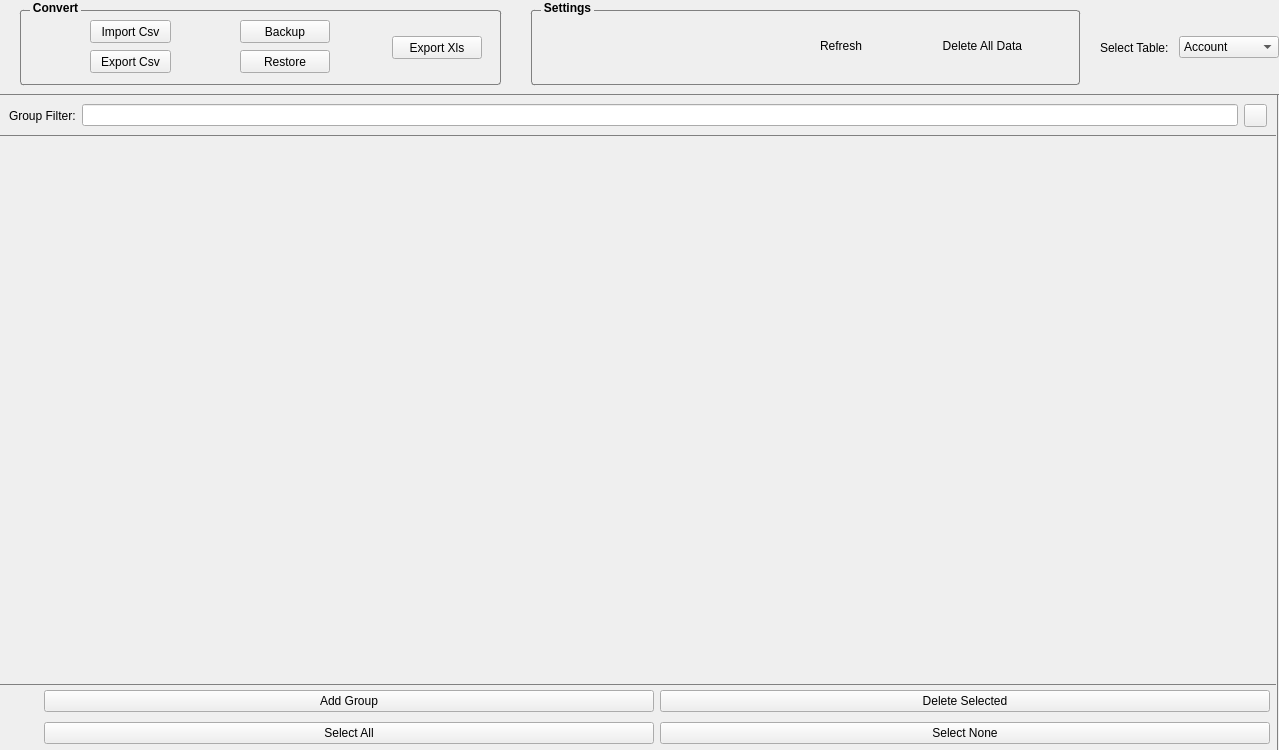
<?xml version="1.0" encoding="UTF-8"?>
<ui version="4.0">
 <class>DatabaseAdmin</class>
 <widget class="QWidget" name="DatabaseAdmin">
  <property name="geometry">
   <rect>
    <x>0</x>
    <y>0</y>
    <width>1250</width>
    <height>750</height>
   </rect>
  </property>
  <property name="windowTitle">
   <string>Database Manager</string>
  </property>
  <layout class="QVBoxLayout" name="verticalLayout_2">
   <property name="spacing">
    <number>0</number>
   </property>
   <property name="leftMargin">
    <number>0</number>
   </property>
   <property name="topMargin">
    <number>0</number>
   </property>
   <property name="rightMargin">
    <number>0</number>
   </property>
   <property name="bottomMargin">
    <number>0</number>
   </property>
   <item>
    <layout class="QVBoxLayout" name="verticalLayout">
     <property name="spacing">
      <number>0</number>
     </property>
     <item>
      <widget class="QWidget" name="DockUp" native="true">
       <property name="minimumSize">
        <size>
         <width>0</width>
         <height>45</height>
        </size>
       </property>
       <property name="maximumSize">
        <size>
         <width>16777215</width>
         <height>120</height>
        </size>
       </property>
       <property name="styleSheet">
        <string notr="true">#DockUp
{
	border-bottom:1px solid gray;

}</string>
       </property>
       <layout class="QHBoxLayout" name="horizontalLayout">
        <property name="spacing">
         <number>10</number>
        </property>
        <property name="leftMargin">
         <number>10</number>
        </property>
        <property name="topMargin">
         <number>0</number>
        </property>
        <property name="rightMargin">
         <number>0</number>
        </property>
        <property name="bottomMargin">
         <number>0</number>
        </property>
        <item>
         <widget class="QGroupBox" name="groupBox">
          <property name="minimumSize">
           <size>
            <width>501</width>
            <height>95</height>
           </size>
          </property>
          <property name="maximumSize">
           <size>
            <width>531</width>
            <height>95</height>
           </size>
          </property>
          <property name="styleSheet">
           <string notr="true">QGroupBox {
   border: 1px solid gray;
   border-radius: 3px;
   margin: 10px;
   padding: 0px;
   font-weight: bold;
}
QGroupBox::title {
     subcontrol-origin: margin;
     subcontrol-position: top left; 
   padding:1px;
   left: 20px;
 }
QGroupBox::indicator:checked {
     image: url(:/engine/images/Types/FixedNumber.png);
width:34px;
height:34px;
 }
QGroupBox::indicator:unchecked
{
	image: url(:/engine/images/stop_small.png);
 }</string>
          </property>
          <property name="title">
           <string>Convert</string>
          </property>
          <widget class="QPushButton" name="ImportCsv">
           <property name="geometry">
            <rect>
             <x>80</x>
             <y>20</y>
             <width>81</width>
             <height>23</height>
            </rect>
           </property>
           <property name="text">
            <string>Import Csv</string>
           </property>
          </widget>
          <widget class="QPushButton" name="ExportCsv">
           <property name="geometry">
            <rect>
             <x>80</x>
             <y>50</y>
             <width>81</width>
             <height>23</height>
            </rect>
           </property>
           <property name="text">
            <string>Export Csv</string>
           </property>
          </widget>
          <widget class="QLabel" name="label_2">
           <property name="geometry">
            <rect>
             <x>30</x>
             <y>30</y>
             <width>32</width>
             <height>32</height>
            </rect>
           </property>
           <property name="text">
            <string/>
           </property>
           <property name="pixmap">
            <pixmap resource="engine.qrc">:/engine/images/csv.png</pixmap>
           </property>
           <property name="scaledContents">
            <bool>false</bool>
           </property>
          </widget>
          <widget class="QLabel" name="label_3">
           <property name="geometry">
            <rect>
             <x>180</x>
             <y>30</y>
             <width>32</width>
             <height>32</height>
            </rect>
           </property>
           <property name="text">
            <string/>
           </property>
           <property name="pixmap">
            <pixmap resource="engine.qrc">:/engine/images/sql.png</pixmap>
           </property>
           <property name="scaledContents">
            <bool>false</bool>
           </property>
          </widget>
          <widget class="QPushButton" name="Backup">
           <property name="geometry">
            <rect>
             <x>230</x>
             <y>20</y>
             <width>90</width>
             <height>23</height>
            </rect>
           </property>
           <property name="text">
            <string>Backup</string>
           </property>
          </widget>
          <widget class="QPushButton" name="Restore">
           <property name="geometry">
            <rect>
             <x>230</x>
             <y>50</y>
             <width>90</width>
             <height>23</height>
            </rect>
           </property>
           <property name="text">
            <string>Restore</string>
           </property>
          </widget>
          <widget class="QLabel" name="label_4">
           <property name="geometry">
            <rect>
             <x>340</x>
             <y>30</y>
             <width>32</width>
             <height>32</height>
            </rect>
           </property>
           <property name="text">
            <string/>
           </property>
           <property name="pixmap">
            <pixmap resource="engine.qrc">:/engine/images/xls.png</pixmap>
           </property>
           <property name="scaledContents">
            <bool>false</bool>
           </property>
          </widget>
          <widget class="QPushButton" name="ExportXls">
           <property name="geometry">
            <rect>
             <x>382</x>
             <y>36</y>
             <width>90</width>
             <height>23</height>
            </rect>
           </property>
           <property name="text">
            <string>Export Xls</string>
           </property>
          </widget>
         </widget>
        </item>
        <item>
         <widget class="QGroupBox" name="groupBox_2">
          <property name="minimumSize">
           <size>
            <width>569</width>
            <height>95</height>
           </size>
          </property>
          <property name="maximumSize">
           <size>
            <width>241</width>
            <height>95</height>
           </size>
          </property>
          <property name="styleSheet">
           <string notr="true">QGroupBox {
   border: 1px solid gray;
   border-radius: 3px;
   margin: 10px;
   padding: 0px;
   font-weight: bold;
}
QGroupBox::title {
     subcontrol-origin: margin;
     subcontrol-position: top left; 
   padding:1px;
   left: 20px;
 }
QGroupBox::indicator:checked {
     image: url(:/engine/images/Types/FixedNumber.png);
width:34px;
height:34px;
 }
QGroupBox::indicator:unchecked
{
	image: url(:/engine/images/stop_small.png);
 }</string>
          </property>
          <property name="title">
           <string>Settings</string>
          </property>
          <widget class="QLabel" name="label_6">
           <property name="geometry">
            <rect>
             <x>270</x>
             <y>30</y>
             <width>71</width>
             <height>31</height>
            </rect>
           </property>
           <property name="text">
            <string>Refresh</string>
           </property>
           <property name="alignment">
            <set>Qt::AlignRight|Qt::AlignTrailing|Qt::AlignVCenter</set>
           </property>
          </widget>
          <widget class="QPushButton" name="RefreshButton">
           <property name="geometry">
            <rect>
             <x>350</x>
             <y>30</y>
             <width>31</width>
             <height>31</height>
            </rect>
           </property>
           <property name="text">
            <string/>
           </property>
           <property name="icon">
            <iconset resource="engine.qrc">
             <normaloff>:/engine/images/refresh.png</normaloff>:/engine/images/refresh.png</iconset>
           </property>
           <property name="iconSize">
            <size>
             <width>32</width>
             <height>32</height>
            </size>
           </property>
           <property name="flat">
            <bool>true</bool>
           </property>
          </widget>
          <widget class="QPushButton" name="DeleteAllButton">
           <property name="geometry">
            <rect>
             <x>510</x>
             <y>30</y>
             <width>31</width>
             <height>31</height>
            </rect>
           </property>
           <property name="text">
            <string/>
           </property>
           <property name="icon">
            <iconset resource="engine.qrc">
             <normaloff>:/engine/images/delete_all.png</normaloff>:/engine/images/delete_all.png</iconset>
           </property>
           <property name="iconSize">
            <size>
             <width>32</width>
             <height>32</height>
            </size>
           </property>
           <property name="flat">
            <bool>true</bool>
           </property>
          </widget>
          <widget class="QLabel" name="label_7">
           <property name="geometry">
            <rect>
             <x>400</x>
             <y>30</y>
             <width>101</width>
             <height>31</height>
            </rect>
           </property>
           <property name="text">
            <string>Delete All Data</string>
           </property>
           <property name="alignment">
            <set>Qt::AlignRight|Qt::AlignTrailing|Qt::AlignVCenter</set>
           </property>
          </widget>
         </widget>
        </item>
        <item>
         <widget class="QLabel" name="label">
          <property name="text">
           <string>Select Table:</string>
          </property>
         </widget>
        </item>
        <item>
         <widget class="QComboBox" name="Tables">
          <property name="minimumSize">
           <size>
            <width>100</width>
            <height>0</height>
           </size>
          </property>
          <item>
           <property name="text">
            <string>Account</string>
           </property>
          </item>
          <item>
           <property name="text">
            <string>Tweet</string>
           </property>
          </item>
         </widget>
        </item>
        <item>
         <spacer name="horizontalSpacer">
          <property name="orientation">
           <enum>Qt::Horizontal</enum>
          </property>
          <property name="sizeType">
           <enum>QSizePolicy::Expanding</enum>
          </property>
          <property name="sizeHint" stdset="0">
           <size>
            <width>40</width>
            <height>20</height>
           </size>
          </property>
         </spacer>
        </item>
       </layout>
      </widget>
     </item>
     <item>
      <widget class="QWidget" name="widget" native="true">
       <property name="sizePolicy">
        <sizepolicy hsizetype="MinimumExpanding" vsizetype="MinimumExpanding">
         <horstretch>0</horstretch>
         <verstretch>0</verstretch>
        </sizepolicy>
       </property>
       <layout class="QHBoxLayout" name="horizontalLayout_2">
        <property name="spacing">
         <number>0</number>
        </property>
        <property name="leftMargin">
         <number>0</number>
        </property>
        <property name="topMargin">
         <number>0</number>
        </property>
        <property name="rightMargin">
         <number>0</number>
        </property>
        <property name="bottomMargin">
         <number>0</number>
        </property>
        <item>
         <widget class="QSplitter" name="splitter">
          <property name="frameShadow">
           <enum>QFrame::Plain</enum>
          </property>
          <property name="orientation">
           <enum>Qt::Horizontal</enum>
          </property>
          <property name="handleWidth">
           <number>1</number>
          </property>
          <property name="childrenCollapsible">
           <bool>false</bool>
          </property>
          <widget class="QWidget" name="widget_2" native="true">
           <property name="minimumSize">
            <size>
             <width>200</width>
             <height>0</height>
            </size>
           </property>
           <property name="maximumSize">
            <size>
             <width>16777215</width>
             <height>16777215</height>
            </size>
           </property>
           <property name="styleSheet">
            <string notr="true">#widget_2
{
	border-right:1px solid gray;
}</string>
           </property>
           <layout class="QVBoxLayout" name="verticalLayout_3">
            <property name="spacing">
             <number>0</number>
            </property>
            <property name="leftMargin">
             <number>0</number>
            </property>
            <property name="topMargin">
             <number>0</number>
            </property>
            <property name="rightMargin">
             <number>2</number>
            </property>
            <property name="bottomMargin">
             <number>0</number>
            </property>
            <item>
             <widget class="QWidget" name="GroupFilterWidget" native="true">
              <property name="styleSheet">
               <string notr="true">#GroupFilterWidget
{
	border-bottom:1px solid gray;
}</string>
              </property>
              <layout class="QHBoxLayout" name="horizontalLayout_5">
               <item>
                <widget class="QLabel" name="label_16">
                 <property name="text">
                  <string>Group Filter:</string>
                 </property>
                </widget>
               </item>
               <item>
                <widget class="QLineEdit" name="EditGroupFilter">
                 <property name="sizePolicy">
                  <sizepolicy hsizetype="MinimumExpanding" vsizetype="Fixed">
                   <horstretch>0</horstretch>
                   <verstretch>0</verstretch>
                  </sizepolicy>
                 </property>
                </widget>
               </item>
               <item>
                <widget class="QPushButton" name="ClearDatabaseFilter">
                 <property name="sizePolicy">
                  <sizepolicy hsizetype="Minimum" vsizetype="Fixed">
                   <horstretch>0</horstretch>
                   <verstretch>0</verstretch>
                  </sizepolicy>
                 </property>
                 <property name="minimumSize">
                  <size>
                   <width>23</width>
                   <height>23</height>
                  </size>
                 </property>
                 <property name="maximumSize">
                  <size>
                   <width>23</width>
                   <height>23</height>
                  </size>
                 </property>
                 <property name="text">
                  <string/>
                 </property>
                 <property name="icon">
                  <iconset resource="engine.qrc">
                   <normaloff>:/engine/images/clear.png</normaloff>:/engine/images/clear.png</iconset>
                 </property>
                </widget>
               </item>
              </layout>
             </widget>
            </item>
            <item>
             <widget class="QScrollArea" name="scrollArea_2">
              <property name="frameShape">
               <enum>QFrame::NoFrame</enum>
              </property>
              <property name="widgetResizable">
               <bool>true</bool>
              </property>
              <widget class="QWidget" name="GroupsWidgetContent">
               <property name="geometry">
                <rect>
                 <x>0</x>
                 <y>0</y>
                 <width>1309</width>
                 <height>518</height>
                </rect>
               </property>
               <property name="styleSheet">
                <string notr="true"/>
               </property>
               <layout class="QVBoxLayout" name="verticalLayout_4">
                <property name="spacing">
                 <number>0</number>
                </property>
                <property name="leftMargin">
                 <number>0</number>
                </property>
                <property name="topMargin">
                 <number>0</number>
                </property>
                <property name="rightMargin">
                 <number>0</number>
                </property>
                <property name="bottomMargin">
                 <number>0</number>
                </property>
                <item>
                 <layout class="QVBoxLayout" name="GroupsLayout">
                  <property name="spacing">
                   <number>0</number>
                  </property>
                 </layout>
                </item>
                <item>
                 <spacer name="verticalSpacer">
                  <property name="orientation">
                   <enum>Qt::Vertical</enum>
                  </property>
                  <property name="sizeHint" stdset="0">
                   <size>
                    <width>20</width>
                    <height>40</height>
                   </size>
                  </property>
                 </spacer>
                </item>
               </layout>
              </widget>
             </widget>
            </item>
            <item>
             <widget class="QWidget" name="GroupButtonWidget" native="true">
              <property name="styleSheet">
               <string notr="true">#GroupButtonWidget
{
	border-top:1px solid gray;
}</string>
              </property>
              <layout class="QHBoxLayout" name="horizontalLayout_3">
               <property name="spacing">
                <number>6</number>
               </property>
               <property name="leftMargin">
                <number>6</number>
               </property>
               <property name="topMargin">
                <number>6</number>
               </property>
               <property name="rightMargin">
                <number>6</number>
               </property>
               <property name="bottomMargin">
                <number>6</number>
               </property>
               <item>
                <widget class="QPushButton" name="MenuButton">
                 <property name="minimumSize">
                  <size>
                   <width>32</width>
                   <height>32</height>
                  </size>
                 </property>
                 <property name="maximumSize">
                  <size>
                   <width>32</width>
                   <height>32</height>
                  </size>
                 </property>
                 <property name="focusPolicy">
                  <enum>Qt::NoFocus</enum>
                 </property>
                 <property name="text">
                  <string/>
                 </property>
                 <property name="icon">
                  <iconset resource="engine.qrc">
                   <normaloff>:/engine/images/menu.png</normaloff>:/engine/images/menu.png</iconset>
                 </property>
                 <property name="iconSize">
                  <size>
                   <width>32</width>
                   <height>32</height>
                  </size>
                 </property>
                 <property name="flat">
                  <bool>true</bool>
                 </property>
                </widget>
               </item>
               <item>
                <layout class="QGridLayout" name="gridLayout">
                 <property name="verticalSpacing">
                  <number>10</number>
                 </property>
                 <item row="0" column="0">
                  <widget class="QPushButton" name="AddGroup">
                   <property name="sizePolicy">
                    <sizepolicy hsizetype="Preferred" vsizetype="Preferred">
                     <horstretch>0</horstretch>
                     <verstretch>0</verstretch>
                    </sizepolicy>
                   </property>
                   <property name="minimumSize">
                    <size>
                     <width>0</width>
                     <height>0</height>
                    </size>
                   </property>
                   <property name="text">
                    <string>Add Group</string>
                   </property>
                   <property name="icon">
                    <iconset resource="engine.qrc">
                     <normaloff>:/engine/images/crud_create.png</normaloff>:/engine/images/crud_create.png</iconset>
                   </property>
                  </widget>
                 </item>
                 <item row="0" column="1">
                  <widget class="QPushButton" name="DeleteSelectedGroups">
                   <property name="minimumSize">
                    <size>
                     <width>0</width>
                     <height>0</height>
                    </size>
                   </property>
                   <property name="text">
                    <string>Delete Selected</string>
                   </property>
                   <property name="icon">
                    <iconset resource="engine.qrc">
                     <normaloff>:/engine/images/stop.png</normaloff>:/engine/images/stop.png</iconset>
                   </property>
                  </widget>
                 </item>
                 <item row="1" column="0">
                  <widget class="QPushButton" name="SelectAllGroups">
                   <property name="text">
                    <string>Select All</string>
                   </property>
                   <property name="icon">
                    <iconset resource="engine.qrc">
                     <normaloff>:/engine/images/select_all.png</normaloff>:/engine/images/select_all.png</iconset>
                   </property>
                  </widget>
                 </item>
                 <item row="1" column="1">
                  <widget class="QPushButton" name="SelectNoGroups">
                   <property name="text">
                    <string>Select None</string>
                   </property>
                   <property name="icon">
                    <iconset resource="engine.qrc">
                     <normaloff>:/engine/images/select_none.png</normaloff>:/engine/images/select_none.png</iconset>
                   </property>
                  </widget>
                 </item>
                </layout>
               </item>
              </layout>
             </widget>
            </item>
           </layout>
          </widget>
          <widget class="QWidget" name="widget_3" native="true">
           <property name="sizePolicy">
            <sizepolicy hsizetype="MinimumExpanding" vsizetype="MinimumExpanding">
             <horstretch>0</horstretch>
             <verstretch>0</verstretch>
            </sizepolicy>
           </property>
           <layout class="QVBoxLayout" name="verticalLayout_5">
            <property name="spacing">
             <number>0</number>
            </property>
            <property name="leftMargin">
             <number>0</number>
            </property>
            <property name="topMargin">
             <number>0</number>
            </property>
            <property name="rightMargin">
             <number>0</number>
            </property>
            <property name="bottomMargin">
             <number>0</number>
            </property>
            <item>
             <widget class="DatabaseAdminTable" name="DatabaseTables" native="true"/>
            </item>
           </layout>
          </widget>
         </widget>
        </item>
       </layout>
      </widget>
     </item>
    </layout>
   </item>
  </layout>
 </widget>
 <customwidgets>
  <customwidget>
   <class>DatabaseAdminTable</class>
   <extends>QWidget</extends>
   <header>databaseadmintable.h</header>
   <container>1</container>
  </customwidget>
 </customwidgets>
 <resources>
  <include location="engine.qrc"/>
 </resources>
 <connections/>
</ui>
